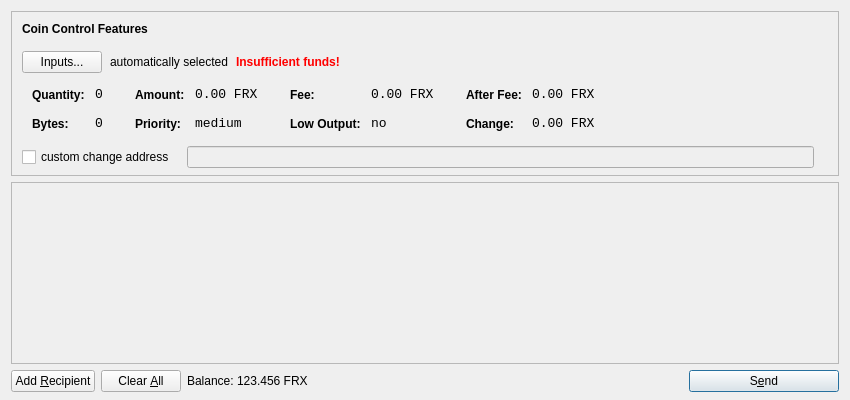
<?xml version="1.0" encoding="UTF-8"?>
<ui version="4.0">
 <class>SendCoinsDialog</class>
 <widget class="QDialog" name="SendCoinsDialog">
  <property name="geometry">
   <rect>
    <x>0</x>
    <y>0</y>
    <width>850</width>
    <height>400</height>
   </rect>
  </property>
  <property name="windowTitle">
   <string>Send Coins</string>
  </property>
  <layout class="QVBoxLayout" name="verticalLayout" stretch="0,1,0">
   <property name="bottomMargin">
    <number>8</number>
   </property>
   <item>
    <widget class="QFrame" name="frameCoinControl">
     <property name="sizePolicy">
      <sizepolicy hsizetype="Expanding" vsizetype="Expanding">
       <horstretch>0</horstretch>
       <verstretch>0</verstretch>
      </sizepolicy>
     </property>
     <property name="maximumSize">
      <size>
       <width>16777215</width>
       <height>16777215</height>
      </size>
     </property>
     <property name="frameShape">
      <enum>QFrame::StyledPanel</enum>
     </property>
     <property name="frameShadow">
      <enum>QFrame::Sunken</enum>
     </property>
     <layout class="QVBoxLayout" name="verticalLayoutCoinControl2">
      <property name="spacing">
       <number>-1</number>
      </property>
      <property name="leftMargin">
       <number>0</number>
      </property>
      <property name="topMargin">
       <number>0</number>
      </property>
      <property name="rightMargin">
       <number>0</number>
      </property>
      <property name="bottomMargin">
       <number>6</number>
      </property>
      <item>
       <layout class="QVBoxLayout" name="verticalLayoutCoinControl" stretch="0,0,0,0,1">
        <property name="spacing">
         <number>0</number>
        </property>
        <property name="leftMargin">
         <number>10</number>
        </property>
        <property name="topMargin">
         <number>10</number>
        </property>
        <item>
         <layout class="QHBoxLayout" name="horizontalLayoutCoinControl1">
          <property name="bottomMargin">
           <number>15</number>
          </property>
          <item>
           <widget class="QLabel" name="labelCoinControlFeatures">
            <property name="sizePolicy">
             <sizepolicy hsizetype="Preferred" vsizetype="Maximum">
              <horstretch>0</horstretch>
              <verstretch>0</verstretch>
             </sizepolicy>
            </property>
            <property name="font">
             <font>
              <weight>75</weight>
              <bold>true</bold>
             </font>
            </property>
            <property name="styleSheet">
             <string notr="true">font-weight:bold;</string>
            </property>
            <property name="text">
             <string>Coin Control Features</string>
            </property>
           </widget>
          </item>
         </layout>
        </item>
        <item>
         <layout class="QHBoxLayout" name="horizontalLayoutCoinControl2" stretch="0,0,0,0">
          <property name="spacing">
           <number>8</number>
          </property>
          <property name="bottomMargin">
           <number>10</number>
          </property>
          <item>
           <widget class="QPushButton" name="pushButtonCoinControl">
            <property name="styleSheet">
             <string notr="true"/>
            </property>
            <property name="text">
             <string>Inputs...</string>
            </property>
           </widget>
          </item>
          <item>
           <widget class="QLabel" name="labelCoinControlAutomaticallySelected">
            <property name="text">
             <string>automatically selected</string>
            </property>
            <property name="margin">
             <number>5</number>
            </property>
           </widget>
          </item>
          <item>
           <widget class="QLabel" name="labelCoinControlInsuffFunds">
            <property name="font">
             <font>
              <weight>75</weight>
              <bold>true</bold>
             </font>
            </property>
            <property name="styleSheet">
             <string notr="true">color:red;font-weight:bold;</string>
            </property>
            <property name="text">
             <string>Insufficient funds!</string>
            </property>
            <property name="margin">
             <number>5</number>
            </property>
           </widget>
          </item>
          <item>
           <spacer name="horizontalSpacerCoinControl">
            <property name="orientation">
             <enum>Qt::Horizontal</enum>
            </property>
            <property name="sizeHint" stdset="0">
             <size>
              <width>40</width>
              <height>1</height>
             </size>
            </property>
           </spacer>
          </item>
         </layout>
        </item>
        <item>
         <widget class="QWidget" name="widgetCoinControl" native="true">
          <property name="sizePolicy">
           <sizepolicy hsizetype="Preferred" vsizetype="Preferred">
            <horstretch>0</horstretch>
            <verstretch>0</verstretch>
           </sizepolicy>
          </property>
          <property name="minimumSize">
           <size>
            <width>0</width>
            <height>0</height>
           </size>
          </property>
          <property name="styleSheet">
           <string notr="true"/>
          </property>
          <layout class="QHBoxLayout" name="horizontalLayoutCoinControl5">
           <property name="margin">
            <number>0</number>
           </property>
           <item>
            <layout class="QHBoxLayout" name="horizontalLayoutCoinControl3" stretch="0,0,0,1">
             <property name="spacing">
              <number>20</number>
             </property>
             <property name="topMargin">
              <number>0</number>
             </property>
             <property name="bottomMargin">
              <number>10</number>
             </property>
             <item>
              <layout class="QFormLayout" name="formLayoutCoinControl1">
               <property name="horizontalSpacing">
                <number>10</number>
               </property>
               <property name="verticalSpacing">
                <number>14</number>
               </property>
               <property name="leftMargin">
                <number>10</number>
               </property>
               <property name="topMargin">
                <number>4</number>
               </property>
               <property name="rightMargin">
                <number>6</number>
               </property>
               <item row="0" column="0">
                <widget class="QLabel" name="labelCoinControlQuantityText">
                 <property name="styleSheet">
                  <string notr="true">font-weight:bold;</string>
                 </property>
                 <property name="text">
                  <string>Quantity:</string>
                 </property>
                 <property name="margin">
                  <number>0</number>
                 </property>
                </widget>
               </item>
               <item row="0" column="1">
                <widget class="QLabel" name="labelCoinControlQuantity">
                 <property name="font">
                  <font>
                   <family>Monospace</family>
                   <pointsize>10</pointsize>
                  </font>
                 </property>
                 <property name="cursor">
                  <cursorShape>IBeamCursor</cursorShape>
                 </property>
                 <property name="contextMenuPolicy">
                  <enum>Qt::ActionsContextMenu</enum>
                 </property>
                 <property name="text">
                  <string notr="true">0</string>
                 </property>
                 <property name="margin">
                  <number>0</number>
                 </property>
                 <property name="textInteractionFlags">
                  <set>Qt::LinksAccessibleByMouse|Qt::TextSelectableByKeyboard|Qt::TextSelectableByMouse</set>
                 </property>
                </widget>
               </item>
               <item row="1" column="0">
                <widget class="QLabel" name="labelCoinControlBytesText">
                 <property name="styleSheet">
                  <string notr="true">font-weight:bold;</string>
                 </property>
                 <property name="text">
                  <string>Bytes:</string>
                 </property>
                </widget>
               </item>
               <item row="1" column="1">
                <widget class="QLabel" name="labelCoinControlBytes">
                 <property name="font">
                  <font>
                   <family>Monospace</family>
                   <pointsize>10</pointsize>
                  </font>
                 </property>
                 <property name="cursor">
                  <cursorShape>IBeamCursor</cursorShape>
                 </property>
                 <property name="contextMenuPolicy">
                  <enum>Qt::ActionsContextMenu</enum>
                 </property>
                 <property name="text">
                  <string notr="true">0</string>
                 </property>
                 <property name="textInteractionFlags">
                  <set>Qt::LinksAccessibleByMouse|Qt::TextSelectableByKeyboard|Qt::TextSelectableByMouse</set>
                 </property>
                </widget>
               </item>
              </layout>
             </item>
             <item>
              <layout class="QFormLayout" name="formLayoutCoinControl2">
               <property name="horizontalSpacing">
                <number>10</number>
               </property>
               <property name="verticalSpacing">
                <number>14</number>
               </property>
               <property name="leftMargin">
                <number>6</number>
               </property>
               <property name="topMargin">
                <number>4</number>
               </property>
               <property name="rightMargin">
                <number>6</number>
               </property>
               <item row="0" column="0">
                <widget class="QLabel" name="labelCoinControlAmountText">
                 <property name="styleSheet">
                  <string notr="true">font-weight:bold;</string>
                 </property>
                 <property name="text">
                  <string>Amount:</string>
                 </property>
                 <property name="margin">
                  <number>0</number>
                 </property>
                </widget>
               </item>
               <item row="0" column="1">
                <widget class="QLabel" name="labelCoinControlAmount">
                 <property name="font">
                  <font>
                   <family>Monospace</family>
                   <pointsize>10</pointsize>
                  </font>
                 </property>
                 <property name="cursor">
                  <cursorShape>IBeamCursor</cursorShape>
                 </property>
                 <property name="contextMenuPolicy">
                  <enum>Qt::ActionsContextMenu</enum>
                 </property>
                 <property name="text">
                  <string notr="true">0.00 FRX</string>
                 </property>
                 <property name="textInteractionFlags">
                  <set>Qt::LinksAccessibleByMouse|Qt::TextSelectableByKeyboard|Qt::TextSelectableByMouse</set>
                 </property>
                </widget>
               </item>
               <item row="1" column="0">
                <widget class="QLabel" name="labelCoinControlPriorityText">
                 <property name="styleSheet">
                  <string notr="true">font-weight:bold;</string>
                 </property>
                 <property name="text">
                  <string>Priority:</string>
                 </property>
                </widget>
               </item>
               <item row="1" column="1">
                <widget class="QLabel" name="labelCoinControlPriority">
                 <property name="font">
                  <font>
                   <family>Monospace</family>
                   <pointsize>10</pointsize>
                  </font>
                 </property>
                 <property name="cursor">
                  <cursorShape>IBeamCursor</cursorShape>
                 </property>
                 <property name="contextMenuPolicy">
                  <enum>Qt::ActionsContextMenu</enum>
                 </property>
                 <property name="text">
                  <string>medium</string>
                 </property>
                 <property name="textInteractionFlags">
                  <set>Qt::LinksAccessibleByMouse|Qt::TextSelectableByKeyboard|Qt::TextSelectableByMouse</set>
                 </property>
                </widget>
               </item>
              </layout>
             </item>
             <item>
              <layout class="QFormLayout" name="formLayoutCoinControl3">
               <property name="horizontalSpacing">
                <number>10</number>
               </property>
               <property name="verticalSpacing">
                <number>14</number>
               </property>
               <property name="leftMargin">
                <number>6</number>
               </property>
               <property name="topMargin">
                <number>4</number>
               </property>
               <property name="rightMargin">
                <number>6</number>
               </property>
               <item row="0" column="0">
                <widget class="QLabel" name="labelCoinControlFeeText">
                 <property name="styleSheet">
                  <string notr="true">font-weight:bold;</string>
                 </property>
                 <property name="text">
                  <string>Fee:</string>
                 </property>
                 <property name="margin">
                  <number>0</number>
                 </property>
                </widget>
               </item>
               <item row="0" column="1">
                <widget class="QLabel" name="labelCoinControlFee">
                 <property name="font">
                  <font>
                   <family>Monospace</family>
                   <pointsize>10</pointsize>
                  </font>
                 </property>
                 <property name="cursor">
                  <cursorShape>IBeamCursor</cursorShape>
                 </property>
                 <property name="contextMenuPolicy">
                  <enum>Qt::ActionsContextMenu</enum>
                 </property>
                 <property name="text">
                  <string notr="true">0.00 FRX</string>
                 </property>
                 <property name="textInteractionFlags">
                  <set>Qt::LinksAccessibleByMouse|Qt::TextSelectableByKeyboard|Qt::TextSelectableByMouse</set>
                 </property>
                </widget>
               </item>
               <item row="1" column="0">
                <widget class="QLabel" name="labelCoinControlLowOutputText">
                 <property name="styleSheet">
                  <string notr="true">font-weight:bold;</string>
                 </property>
                 <property name="text">
                  <string>Low Output:</string>
                 </property>
                </widget>
               </item>
               <item row="1" column="1">
                <widget class="QLabel" name="labelCoinControlLowOutput">
                 <property name="font">
                  <font>
                   <family>Monospace</family>
                   <pointsize>10</pointsize>
                  </font>
                 </property>
                 <property name="cursor">
                  <cursorShape>IBeamCursor</cursorShape>
                 </property>
                 <property name="contextMenuPolicy">
                  <enum>Qt::ActionsContextMenu</enum>
                 </property>
                 <property name="text">
                  <string>no</string>
                 </property>
                 <property name="textInteractionFlags">
                  <set>Qt::LinksAccessibleByMouse|Qt::TextSelectableByKeyboard|Qt::TextSelectableByMouse</set>
                 </property>
                </widget>
               </item>
              </layout>
             </item>
             <item>
              <layout class="QFormLayout" name="formLayoutCoinControl4">
               <property name="horizontalSpacing">
                <number>10</number>
               </property>
               <property name="verticalSpacing">
                <number>14</number>
               </property>
               <property name="leftMargin">
                <number>6</number>
               </property>
               <property name="topMargin">
                <number>4</number>
               </property>
               <property name="rightMargin">
                <number>6</number>
               </property>
               <item row="0" column="0">
                <widget class="QLabel" name="labelCoinControlAfterFeeText">
                 <property name="styleSheet">
                  <string notr="true">font-weight:bold;</string>
                 </property>
                 <property name="text">
                  <string>After Fee:</string>
                 </property>
                 <property name="margin">
                  <number>0</number>
                 </property>
                </widget>
               </item>
               <item row="0" column="1">
                <widget class="QLabel" name="labelCoinControlAfterFee">
                 <property name="font">
                  <font>
                   <family>Monospace</family>
                   <pointsize>10</pointsize>
                  </font>
                 </property>
                 <property name="cursor">
                  <cursorShape>IBeamCursor</cursorShape>
                 </property>
                 <property name="contextMenuPolicy">
                  <enum>Qt::ActionsContextMenu</enum>
                 </property>
                 <property name="text">
                  <string notr="true">0.00 FRX</string>
                 </property>
                 <property name="textInteractionFlags">
                  <set>Qt::LinksAccessibleByMouse|Qt::TextSelectableByKeyboard|Qt::TextSelectableByMouse</set>
                 </property>
                </widget>
               </item>
               <item row="1" column="0">
                <widget class="QLabel" name="labelCoinControlChangeText">
                 <property name="styleSheet">
                  <string notr="true">font-weight:bold;</string>
                 </property>
                 <property name="text">
                  <string>Change:</string>
                 </property>
                </widget>
               </item>
               <item row="1" column="1">
                <widget class="QLabel" name="labelCoinControlChange">
                 <property name="font">
                  <font>
                   <family>Monospace</family>
                   <pointsize>10</pointsize>
                  </font>
                 </property>
                 <property name="cursor">
                  <cursorShape>IBeamCursor</cursorShape>
                 </property>
                 <property name="contextMenuPolicy">
                  <enum>Qt::ActionsContextMenu</enum>
                 </property>
                 <property name="text">
                  <string notr="true">0.00 FRX</string>
                 </property>
                 <property name="textInteractionFlags">
                  <set>Qt::LinksAccessibleByMouse|Qt::TextSelectableByKeyboard|Qt::TextSelectableByMouse</set>
                 </property>
                </widget>
               </item>
              </layout>
             </item>
            </layout>
           </item>
          </layout>
         </widget>
        </item>
        <item>
         <layout class="QHBoxLayout" name="horizontalLayoutCoinControl4" stretch="0,0,0">
          <property name="spacing">
           <number>12</number>
          </property>
          <property name="sizeConstraint">
           <enum>QLayout::SetDefaultConstraint</enum>
          </property>
          <property name="topMargin">
           <number>5</number>
          </property>
          <property name="rightMargin">
           <number>5</number>
          </property>
          <item>
           <widget class="QCheckBox" name="checkBoxCoinControlChange">
            <property name="text">
             <string>custom change address</string>
            </property>
           </widget>
          </item>
          <item>
           <widget class="QLineEdit" name="lineEditCoinControlChange">
            <property name="enabled">
             <bool>false</bool>
            </property>
            <property name="sizePolicy">
             <sizepolicy hsizetype="Expanding" vsizetype="Fixed">
              <horstretch>0</horstretch>
              <verstretch>0</verstretch>
             </sizepolicy>
            </property>
           </widget>
          </item>
          <item>
           <widget class="QLabel" name="labelCoinControlChangeLabel">
            <property name="sizePolicy">
             <sizepolicy hsizetype="Preferred" vsizetype="Expanding">
              <horstretch>0</horstretch>
              <verstretch>0</verstretch>
             </sizepolicy>
            </property>
            <property name="minimumSize">
             <size>
              <width>0</width>
              <height>0</height>
             </size>
            </property>
            <property name="text">
             <string/>
            </property>
            <property name="margin">
             <number>3</number>
            </property>
           </widget>
          </item>
         </layout>
        </item>
        <item>
         <spacer name="verticalSpacerCoinControl">
          <property name="orientation">
           <enum>Qt::Vertical</enum>
          </property>
          <property name="sizeHint" stdset="0">
           <size>
            <width>800</width>
            <height>1</height>
           </size>
          </property>
         </spacer>
        </item>
       </layout>
      </item>
     </layout>
    </widget>
   </item>
   <item>
    <widget class="QScrollArea" name="scrollArea">
     <property name="widgetResizable">
      <bool>true</bool>
     </property>
     <widget class="QWidget" name="scrollAreaWidgetContents">
      <property name="geometry">
       <rect>
        <x>0</x>
        <y>0</y>
        <width>830</width>
        <height>165</height>
       </rect>
      </property>
      <layout class="QVBoxLayout" name="verticalLayout_2">
       <property name="margin">
        <number>0</number>
       </property>
       <item>
        <layout class="QVBoxLayout" name="entries">
         <property name="spacing">
          <number>6</number>
         </property>
        </layout>
       </item>
       <item>
        <spacer name="verticalSpacer">
         <property name="orientation">
          <enum>Qt::Vertical</enum>
         </property>
         <property name="sizeHint" stdset="0">
          <size>
           <width>20</width>
           <height>40</height>
          </size>
         </property>
        </spacer>
       </item>
      </layout>
     </widget>
    </widget>
   </item>
   <item>
    <layout class="QHBoxLayout" name="horizontalLayout">
     <item>
      <widget class="QPushButton" name="addButton">
       <property name="toolTip">
        <string>Send to multiple recipients at once</string>
       </property>
       <property name="text">
        <string>Add &amp;Recipient</string>
       </property>
       <property name="icon">
        <iconset resource="../forexcoin.qrc">
         <normaloff>:/icons/add</normaloff>:/icons/add</iconset>
       </property>
       <property name="autoDefault">
        <bool>false</bool>
       </property>
      </widget>
     </item>
     <item>
      <widget class="QPushButton" name="clearButton">
       <property name="sizePolicy">
        <sizepolicy hsizetype="Minimum" vsizetype="Fixed">
         <horstretch>0</horstretch>
         <verstretch>0</verstretch>
        </sizepolicy>
       </property>
       <property name="toolTip">
        <string>Remove all transaction fields</string>
       </property>
       <property name="text">
        <string>Clear &amp;All</string>
       </property>
       <property name="icon">
        <iconset resource="../forexcoin.qrc">
         <normaloff>:/icons/remove</normaloff>:/icons/remove</iconset>
       </property>
       <property name="autoRepeatDelay">
        <number>300</number>
       </property>
       <property name="autoDefault">
        <bool>false</bool>
       </property>
      </widget>
     </item>
     <item>
      <layout class="QHBoxLayout" name="horizontalLayout_2">
       <property name="spacing">
        <number>3</number>
       </property>
       <item>
        <widget class="QLabel" name="label">
         <property name="text">
          <string>Balance:</string>
         </property>
        </widget>
       </item>
       <item>
        <widget class="QLabel" name="labelBalance">
         <property name="cursor">
          <cursorShape>IBeamCursor</cursorShape>
         </property>
         <property name="text">
          <string>123.456 FRX</string>
         </property>
         <property name="textInteractionFlags">
          <set>Qt::LinksAccessibleByMouse|Qt::TextSelectableByKeyboard|Qt::TextSelectableByMouse</set>
         </property>
        </widget>
       </item>
      </layout>
     </item>
     <item>
      <spacer name="horizontalSpacer">
       <property name="orientation">
        <enum>Qt::Horizontal</enum>
       </property>
       <property name="sizeHint" stdset="0">
        <size>
         <width>40</width>
         <height>20</height>
        </size>
       </property>
      </spacer>
     </item>
     <item>
      <widget class="QPushButton" name="sendButton">
       <property name="minimumSize">
        <size>
         <width>150</width>
         <height>0</height>
        </size>
       </property>
       <property name="toolTip">
        <string>Confirm the send action</string>
       </property>
       <property name="text">
        <string>S&amp;end</string>
       </property>
       <property name="icon">
        <iconset resource="../forexcoin.qrc">
         <normaloff>:/icons/send</normaloff>:/icons/send</iconset>
       </property>
       <property name="default">
        <bool>true</bool>
       </property>
      </widget>
     </item>
    </layout>
   </item>
  </layout>
 </widget>
 <resources>
  <include location="../forexcoin.qrc"/>
 </resources>
 <connections/>
</ui>
